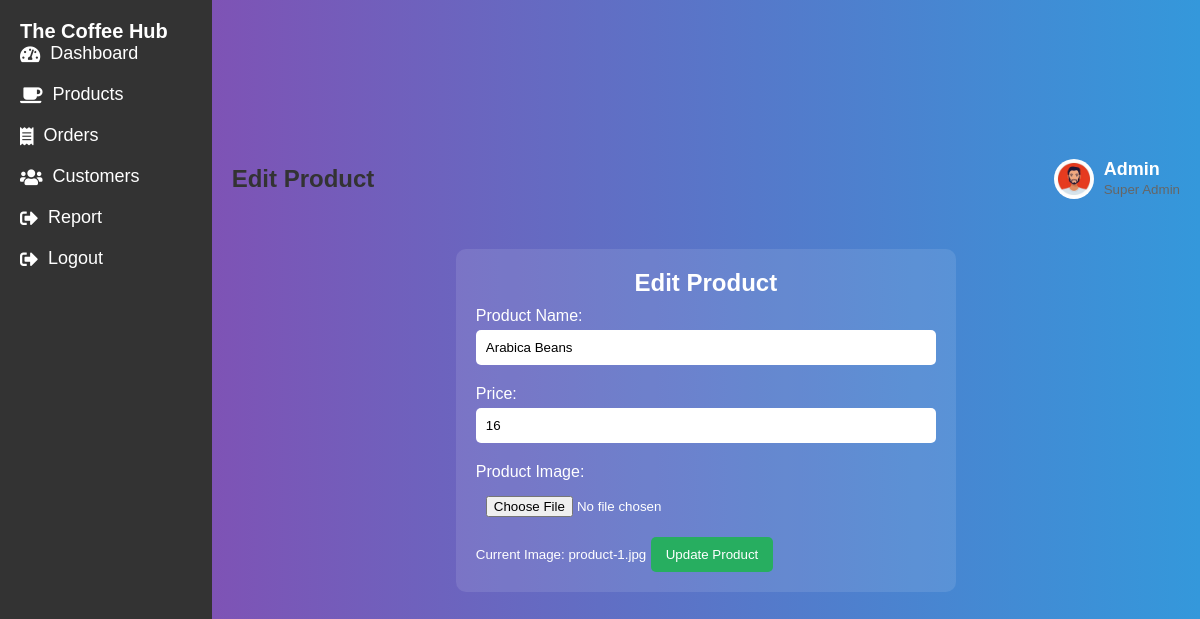
Page /edit_product.php?id=1 on the committed database.
### tables this page shows
CREATE TABLE IF NOT EXISTS `product` (
  `product_id` int NOT NULL,
  `name` varchar(225) DEFAULT NULL,
  `price` int DEFAULT NULL,
  `image` varchar(25) NOT NULL,
  PRIMARY KEY (`product_id`)
);

### edit_product.php (the view, shortened to what this page needs)
<?php
include 'db_connect.php';
if (isset($_GET['id'])) {
    $product_id = $_GET['id'];
    $sql = "SELECT * FROM product WHERE Product_id = $product_id";
    $result = $conn->query($sql);
    if ($result->num_rows > 0) {
        $row = $result->fetch_assoc();
        $name = $row['name'];
        $price = $row['price'];
        $image = $row['image'];
    } else {
        echo "Product not found.";
        exit();
    }
} else {
    echo "Product ID not provided.";
    exit();
}
?>
<!DOCTYPE html>
<html lang="en">
<head>
    <link rel="stylesheet" href="admin.css">
    <link rel="stylesheet" href="https://cdnjs.cloudflare.com/ajax/libs/font-awesome/5.15.4/css/all.min.css">
</head>
<body>
    <div class="sidebar">
        <h2>The Coffee Hub</h2>
        <ul>
            <li><a href="Dashbord.php"><i class="fas fa-tachometer-alt"></i> Dashboard</a></li>
            <li><a href="products.php" class="active"><i class="fas fa-coffee"></i> Products</a></li>
            <li><a href="orders.php"><i class="fas fa-receipt"></i> Orders</a></li>
            <li><a href="customers.php"><i class="fas fa-users"></i> Customers</a></li>
            <li><a href="report.php"><i class="fas fa-sign-out-alt"></i> Report</a></li>
            <li><a href="logout.php"><i class="fas fa-sign-out-alt"></i> Logout</a></li>
        </ul>
    </div>
    <div class="main-content">
        <header>
            <h2>Edit Product</h2>
            <div class="user-wrapper">
                <img src="admin.jpg" alt="Admin" class="admin-profile">
                <div class="user-info">
                    <h4>Admin</h4>
                    <small>Super Admin</small>
                </div>
            </div>
        </header>
        <main>
            <div class="edit-form">
                <h2>Edit Product</h2>
                <form action="" method="POST" enctype="multipart/form-data">
                    <label for="name">Product Name:</label>
                    <input type="text" id="name" name="name" value="<?php echo $name; ?>" required>
                    <label for="price">Price:</label>
                    <input type="number" id="price" name="price" step="0.01" value="<?php echo $price; ?>" required>
                    <label for="image">Product Image:</label>
                    <input type="file" id="image" name="image">
                    <small>Current Image: <?php echo $image; ?></small>
                    <input type="submit" value="Update Product">
                </form>
            </div>
        </main>
    </div>
</body>
</html>

### admin.css (style rules this page uses)
* { margin: 0; padding: 0; box-sizing: border-box; font-family: 'Poppins', sans-serif; }
body { display: flex; min-height: 100vh; background-color: #f4f7fc; }
.sidebar { width: 250px; height: 100vh; background: #333; padding: 20px; color: #fff; }
.sidebar h2 { font-size: 20px; margin-top: 0; }
.sidebar ul { list-style: none; padding-left: 0; }
.sidebar ul li { margin-bottom: 20px; }
.sidebar ul li a { color: #fff; text-decoration: none; font-size: 18px; display: flex; align-items: center; }
.sidebar ul li a .fas { margin-right: 10px; }
.main-content { width: 100%; padding: 20px; }
header { display: flex; justify-content: space-between; align-items: center; }
header h2 { font-size: 24px; color: #333; }
header .user-wrapper { display: flex; align-items: center; }
header .user-wrapper img { border-radius: 50%; width: 40px; height: 40px; margin-right: 10px; }
header .user-wrapper h4 { margin: 0; font-size: 18px; }
header .user-wrapper small { color: #666; }
body { font-family: Arial, sans-serif; background-color: #f4f4f4; display: flex; justify-content: center; align-items: center; height: 100vh; margin: 0; }

### edit_product.php (style rules this page uses)
body { font-family: Arial, sans-serif; background: linear-gradient(to right, #8e44ad, #3498db); color: white; margin: 0; padding: 0; }
.edit-form { max-width: 500px; margin: 50px auto; padding: 20px; background: rgba(255, 255, 255, 0.1); border-radius: 10px; }
.edit-form h2 { text-align: center; }
.edit-form label { display: block; margin: 10px 0 5px; }
.edit-form input[type="text"], .edit-form input[type="number"], .edit-form input[type="file"] { width: 100%; padding: 10px; margin-bottom: 10px; border: none; border-radius: 5px; }
.edit-form input[type="submit"] { background: #27ae60; color: white; padding: 10px 15px; border: none; cursor: pointer; border-radius: 5px; transition: 0.3s; }

### rows in the picture
product: name "Arabica Beans", price "16", image "product-1.jpg"
